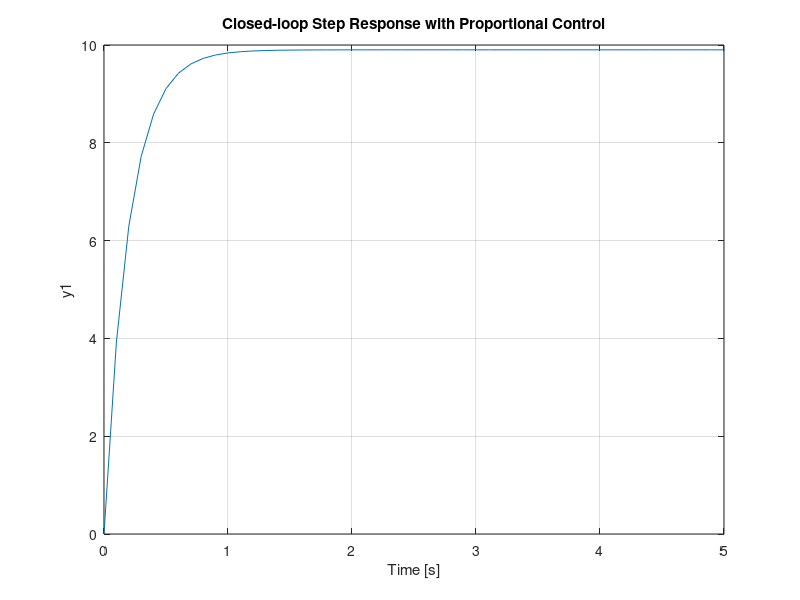
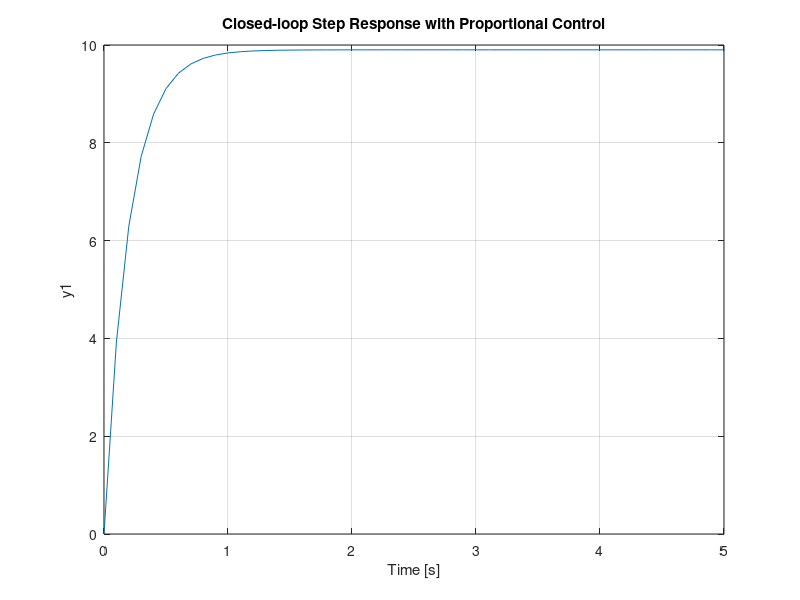

These figures' MATLAB source, in order: (Note: this script raises an error after producing the figures.)
%% Parameters for the car model
m = 1000;  % vehicle mass (kg)
b = 50;  % damping coefficient (N.s/m)
r = 10;  % reference speed (m/s)

%% Transfer function
s = tf('s');
P_cruise = 1/(m*s + b);

%% Proportional control
Kp = 5000;
C = pid(Kp);

T = feedback(C*P_cruise,1);

t = 0:0.1:20;
step(r*T,t)
axis([0 5 0 10])
title('Closed-loop Step Response with Proportional Control')
saveas(gcf, 'figures/4-closed-step-P-5000.fig');
saveas(gcf, 'plots/4-closed-step-P-5000.jpg');

%% Closed-loop poles/zeros
pole(T);
pzmap(T);
axis([-10 1 -1 1])

%% Closed-loop time parameters
stepinfo(T)
tau = m/(Kp + b)
err = 10*b/(b + Kp)

%% Redefine to make u the output signal
T = feedback(C,P_cruise);
step(r*T,t)
axis([0 5 0 10])
title('Closed-loop Step Response with Proportional Control of u')
saveas(gcf, 'figures/5-closed-step-P-5000-u.fig');
saveas(gcf, 'plots/5-closed-step-P-5000-u.jpg');

%% Try lower Kp to satisfy 500 N propulsion force limit
Kp = 50;
C = pid(Kp);
T = feedback(C,P_cruise);
t = 0:0.1:50;
step(r*T,t)
title('Closed-loop Step Response with Proportional Control of u')
saveas(gcf, 'figures/6-closed-step-P-50-u.fig');
saveas(gcf, 'plots/6-closed-step-P-50-u.jpg');

T = feedback(C*P_cruise,1);
step(r*T,t)
title('Closed-loop Step Response with Proportional Control')
saveas(gcf, 'figures/7-closed-step-P-50.fig');
saveas(gcf, 'plots/7-closed-step-P-50.jpg');

tau = m/(Kp + b)
err = 10*b/(b + Kp)

